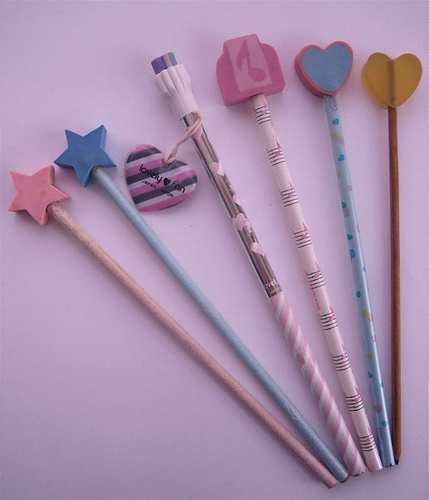
#> input picture img.jpg, 429 x 500 px
$ python simple_annotator.py
#> lines starting #> are read from the running program, lines starting #| are printed output that depends on the picture

import cv2
import argparse
import numpy as np
from PIL import Image
import matplotlib as mpl
import matplotlib.pyplot as plt
import matplotlib.patches as patches

class Annotator(object):
    def __init__(self,img,gt=None,save_file=None):
#> called with img = 'img.jpg', save_file = 'out.png'
        self.PAL=[0, 0, 0, 128, 0, 0, 0, 128, 0, 128, 128, 0, 0, 0, 128, 128, 0, 128, 0, 128, 128, 128, 128, 128, 64, 0, 0, 192, 0, 0, 64, 128, 0, 192, 128, 0, 64, 0, 128, 192, 0, 128, 64, 128, 128, 192, 128, 128, 0, 64, 0, 128, 64, 0, 0, 192, 0, 128, 192, 0, 0, 64, 128, 128, 64, 128, 0, 192, 128, 128, 192, 128, 64, 64, 0, 192, 64, 0, 64, 192, 0, 192, 192, 0, 64, 64, 128, 192, 64, 128, 64, 192, 128, 192, 192, 128, 0, 0, 64, 128, 0, 64, 0, 128, 64, 128, 128, 64, 0, 0, 192, 128, 0, 192, 0, 128, 192, 128, 128, 192, 64, 0, 64, 192, 0, 64, 64, 128, 64, 192, 128, 64, 64, 0, 192, 192, 0, 192, 64, 128, 192, 192, 128, 192, 0, 64, 64, 128, 64, 64, 0, 192, 64, 128, 192, 64, 0, 64, 192, 128, 64, 192, 0, 192, 192, 128, 192, 192, 64, 64, 64, 192, 64, 64, 64, 192, 64, 192, 192, 64, 64, 64, 192, 192, 64, 192, 64, 192, 192, 192, 192, 192, 32, 0, 0, 160, 0, 0, 32, 128, 0, 160, 128, 0, 32, 0, 128, 160, 0, 128, 32, 128, 128, 160, 128, 128, 96, 0, 0, 224, 0, 0, 96, 128, 0, 224, 128, 0, 96, 0, 128, 224, 0, 128, 96, 128, 128, 224, 128, 128, 32, 64, 0, 160, 64, 0, 32, 192, 0, 160, 192, 0, 32, 64, 128, 160, 64, 128, 32, 192, 128, 160, 192, 128, 96, 64, 0, 224, 64, 0, 96, 192, 0, 224, 192, 0, 96, 64, 128, 224, 64, 128, 96, 192, 128, 224, 192, 128, 32, 0, 64, 160, 0, 64, 32, 128, 64, 160, 128, 64, 32, 0, 192, 160, 0, 192, 32, 128, 192, 160, 128, 192, 96, 0, 64, 224, 0, 64, 96, 128, 64, 224, 128, 64, 96, 0, 192, 224, 0, 192, 96, 128, 192, 224, 128, 192, 32, 64, 64, 160, 64, 64, 32, 192, 64, 160, 192, 64, 32, 64, 192, 160, 64, 192, 32, 192, 192, 160, 192, 192, 96, 64, 64, 224, 64, 64, 96, 192, 64, 224, 192, 64, 96, 64, 192, 224, 64, 192, 96, 192, 192, 224, 192, 192, 0, 32, 0, 128, 32,0, 0, 160, 0, 128, 160, 0, 0, 32, 128, 128, 32, 128, 0, 160, 128, 128, 160, 128, 64, 32, 0, 192, 32, 0, 64, 160, 0, 192, 160, 0, 64, 32, 128, 192, 32, 128, 64, 160, 128, 192, 160, 128, 0, 96, 0, 128, 96, 0, 0, 224, 0, 128, 224, 0, 0, 96, 128, 128, 96, 128, 0, 224, 128, 128, 224, 128, 64, 96, 0, 192, 96, 0, 64, 224, 0, 192, 224, 0, 64, 96, 128, 192, 96, 128, 64, 224, 128, 192, 224, 128, 0, 32, 64, 128, 32, 64, 0, 160, 64, 128, 160, 64, 0, 32, 192, 128, 32, 192, 0, 160, 192, 128, 160, 192, 64, 32, 64, 192, 32, 64, 64, 160, 64, 192, 160, 64, 64, 32, 192, 192, 32, 192, 64, 160, 192, 192, 160, 192, 0, 96, 64, 128, 96, 64, 0, 224, 64, 128, 224, 64, 0, 96, 192, 128, 96, 192, 0, 224, 192, 128,224, 192, 64, 96, 64, 192, 96, 64, 64, 224, 64, 192, 224, 64, 64, 96, 192, 192, 96, 192, 64, 224, 192, 192, 224, 192, 32, 32, 0, 160, 32, 0, 32, 160, 0, 160, 160, 0, 32, 32, 128, 160, 32, 128, 32, 160, 128, 160, 160, 128, 96, 32, 0, 224, 32, 0, 96, 160, 0, 224, 160, 0, 96, 32,128, 224, 32, 128, 96, 160, 128, 224, 160, 128, 32, 96, 0, 160, 96, 0, 32, 224, 0, 160, 224, 0, 32, 96, 128, 160, 96, 128, 32, 224, 128, 160, 224, 128, 96, 96, 0, 224, 96, 0, 96, 224, 0, 224, 224, 0, 96, 96, 128, 224, 96, 128, 96, 224, 128, 224, 224, 128, 32, 32, 64, 160, 32, 64, 32, 160, 64, 160, 160, 64, 32, 32, 192, 160, 32, 192, 32, 160, 192, 160, 160, 192, 96, 32, 64, 224, 32, 64, 96, 160, 64, 224, 160, 64, 96, 32, 192, 224, 32, 192, 96, 160, 192, 224, 160, 192, 32, 96, 64, 160, 96, 64, 32, 224, 64, 160, 224, 64, 32, 96, 192, 160, 96, 192, 32, 224, 192, 160, 224, 192, 96, 96, 64, 224, 96, 64, 96, 224, 64, 224, 224, 64, 96, 96, 192, 224, 96, 192, 96, 224, 192, 224, 224, 192]
        self.cmap= mpl.colors.LinearSegmentedColormap.from_list('cmap', self.__get_list_cmap(), 256)
        self.mode_dict={'n':'none', 'a':'annotate','b':'bbox','c':'change'}
        self.label_dict={'1':1,'2':2,'3':3,'4':4,'5':5,'6':6,'7':7,'8':8,'9':9,'0':0,'`':255}
        self.save_file=save_file

        self.img_src = np.array(Image.open(img)) if isinstance(img,str) else img
#> self.img_src is the input picture: shape (500, 429, 3); mean R, G, B 168.2, 142.2, 172.3
        self.gt_src= np.zeros(self.img_src.shape[:2],dtype=np.uint8) if gt is None else (np.array(Image.open(gt)) if isinstance(gt,str) else gt)

        self.gt_cur=self.gt_src.copy()
        self.merge_cur=cv2.addWeighted(self.img_src,0.5,self.__label_to_rgb(self.gt_cur),0.5,0)
#> in __label_to_rgb, `index_set=set(label.flat)`: index_set = 1 item
#> the loop in __label_to_rgb, `for index in index_set:` made 1 pass
#> after the loop in __label_to_rgb, `for index in index_set:`: rgb: shape (500, 429, 3); every value is 0
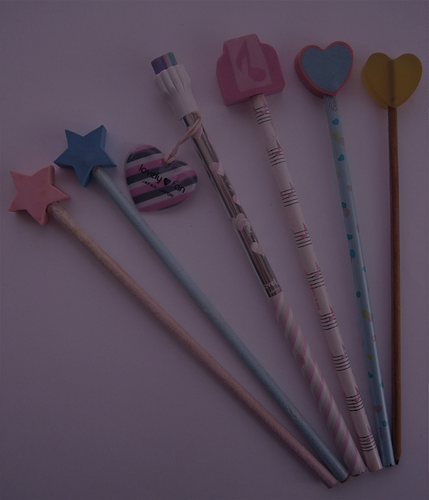
#> self.merge_cur: shape (500, 429, 3); mean R, G, B 84.1, 71.1, 86.2
#> self.gt_cur: shape (500, 429); every value is 0
        self.gt_backup=[self.gt_cur.copy()]

        self.mode= 'annotate'
        self.label= 1
        self.polygon=[]
        self.press_state=False

    def __get_list_cmap(self):
        cmap=[]
        for i in range(0,len(self.PAL),3):
            cmap.append('#{}{}{}'.format( hex(self.PAL[i])[2:].zfill(2),hex(self.PAL[i+1])[2:].zfill(2),hex(self.PAL[i+2])[2:].zfill(2)))
        return cmap

    def __label_to_rgb(self,label):
        rgb=np.zeros((label.shape[0],label.shape[1],3),dtype=np.uint8)
        index_set=set(label.flat)
        for index in index_set:
            rgb[label==index]=self.PAL[index*3:index*3+3]
        return rgb

    def __update_title(self):
        self.fig.suptitle('[{}][{}]'.format(self.mode,self.label),fontsize=16)
        self.ax1.set_title('Image')
        self.ax1.axis('off')
        self.ax2.set_title('Label')
        self.ax2.axis('off')
        self.fig.canvas.draw()

    def __update_merge(self):
        self.merge_cur=cv2.addWeighted(self.img_src,0.5,self.__label_to_rgb(self.gt_cur),0.5,0)
#> the loop in __label_to_rgb (call 2), `for index in index_set:` made 1 pass

    def __update_show(self):
        self.ax1.imshow(self.merge_cur)
        self.ax2.imshow(self.gt_cur,cmap=self.cmap,norm=mpl.colors.Normalize(vmin=0,vmax=255))
        self.fig.canvas.draw()

    def __update(self):
        self.__update_title()
        self.__update_merge()
        self.__update_show()

    # [108 lines left out: functions __on_key_press, __on_button_press, __on_motion_notify, __on_button_release, not called in this run]

    def main(self):
        self.fig = plt.figure('Annotator',figsize=(20,12))
        self.cid_kpe=self.fig.canvas.mpl_connect('key_press_event', self.__on_key_press)
        self.cid_bpe=self.fig.canvas.mpl_connect("button_press_event",  self.__on_button_press)
        self.cid_mne=self.fig.canvas.mpl_connect('motion_notify_event', self.__on_motion_notify)
        self.cid_bre=self.fig.canvas.mpl_connect("button_release_event",  self.__on_button_release)
        self.ax1 = self.fig.add_subplot(1,2,1)
        self.ax1.axis('off')
        self.ax1.set_title('Image')
        self.ax2 = self.fig.add_subplot(1,2,2)
        self.ax2.axis('off')
        self.ax2.set_title('Label')
        self.__update()
        plt.show()
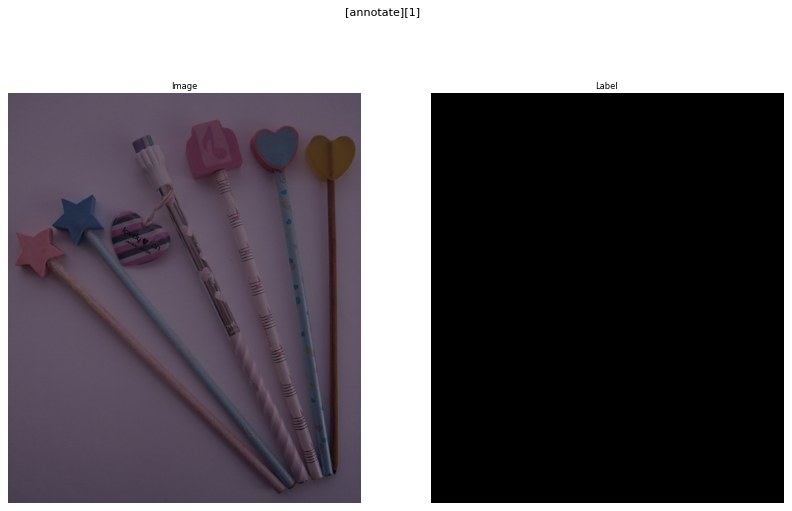
#> figure drawn by matplotlib, 2 panels

if __name__ == "__main__":
    parser = argparse.ArgumentParser(description="Simple Annotator")
    parser.add_argument('--img', type=str, default='img.jpg',help='source image')
    parser.add_argument('--gt', type=str, default=None, help='repair target')
    parser.add_argument('--out', type=str, default='out.png', help='output label')
    args = parser.parse_args()
    anno=Annotator(img=args.img,gt=args.gt,save_file=args.out)
    anno.main()
